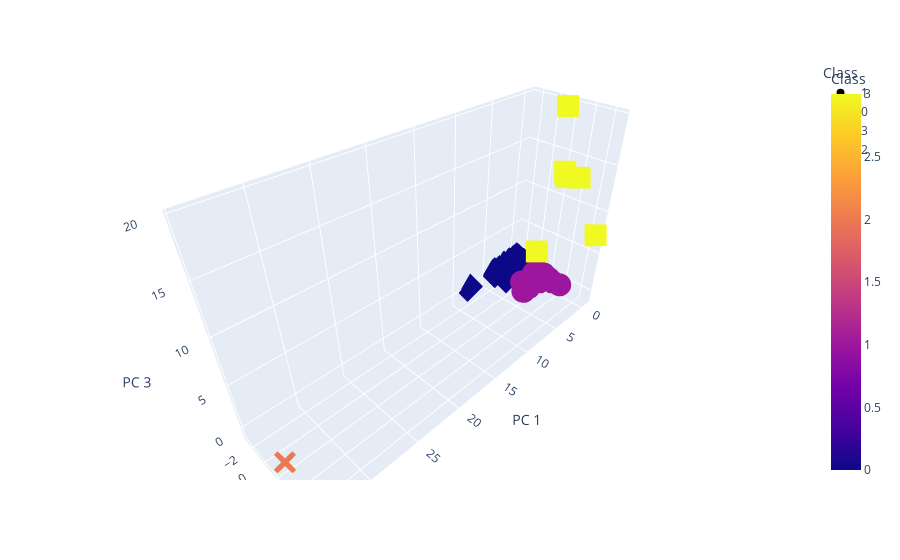

Write notebook code for a chart like this one.
### Markdown cell above
### Deliverable 4: Visualizing Cryptocurrencies Results

#### 3D-Scatter with Clusters

### Code cell
# Creating a 3D-Scatter with the PCA data and the clusters
fig = px.scatter_3d(clustered_df, 
                    x='PC 1',
                    y='PC 2',
                    z='PC 3',
                    symbol='Class',
                    color='Class',
                    hover_name='CoinName',
                    hover_data=['Algorithm'])
fig

### Figure 1 — Plotly figure (JSON) as saved in the notebook; plotly's stock layout.template omitted (floating-point values rounded to 4 significant figures; data arrays with more than 128 entries replaced by an {"elided": "..."} marker saying what was removed)
{"data": [{"customdata": {"elided": "284x1 str values"}, "hovertemplate": "<b>%{hovertext}</b><br><br>Class=%{marker.color}<br>PC 1=%{x}<br>PC 2=%{y}<br>PC 3=%{z}<br>Algorithm=%{customdata[0]}<extra></extra>", "hovertext": {"elided": "284 str values"}, "legendgroup": "1", "marker": {"color": {"elided": "284 int values"}, "coloraxis": "coloraxis", "symbol": "circle"}, "mode": "markers", "name": "1", "scene": "scene", "showlegend": true, "type": "scatter3d", "x": {"elided": "284 float values"}, "y": {"elided": "284 float values"}, "z": {"elided": "284 float values"}}, {"customdata": {"elided": "241x1 str values"}, "hovertemplate": "<b>%{hovertext}</b><br><br>Class=%{marker.color}<br>PC 1=%{x}<br>PC 2=%{y}<br>PC 3=%{z}<br>Algorithm=%{customdata[0]}<extra></extra>", "hovertext": {"elided": "241 str values"}, "legendgroup": "0", "marker": {"color": {"elided": "241 int values"}, "coloraxis": "coloraxis", "symbol": "diamond"}, "mode": "markers", "name": "0", "scene": "scene", "showlegend": true, "type": "scatter3d", "x": {"elided": "241 float values"}, "y": {"elided": "241 float values"}, "z": {"elided": "241 float values"}}, {"customdata": [["VeChainThor Authority"], ["Proof-of-BibleHash"], ["SHA-256 + Hive"], ["Proof-of-Authority"], ["ECC 256K1"], ["Leased POS"]], "hovertemplate": "<b>%{hovertext}</b><br><br>Class=%{marker.color}<br>PC 1=%{x}<br>PC 2=%{y}<br>PC 3=%{z}<br>Algorithm=%{customdata[0]}<extra></extra>", "hovertext": ["Vechain", "BiblePay", "LitecoinCash", "Poa Network", "Acute Angle Cloud", "Waves"], "legendgroup": "3", "marker": {"color": [3, 3, 3, 3, 3, 3], "coloraxis": "coloraxis", "symbol": "square"}, "mode": "markers", "name": "3", "scene": "scene", "showlegend": true, "type": "scatter3d", "x": [4.438, -0.1963, -0.4055, -0.3259, -0.4175, -0.4035], "y": [3.352, 2.508, 6.995, 2.644, 4.101, 1.653], "z": [6.19, 13.29, 7.624, 12.68, 13.08, 19.67]}, {"customdata": [["TRC10"]], "hovertemplate": "<b>%{hovertext}</b><br><br>Class=%{marker.color}<br>PC 1=%{x}<br>PC 2=%{y}<br>PC 3=%{z}<br>Algorithm=%{customdata[0]}<extra></extra>", "hovertext": ["BitTorrent"], "legendgroup": "2", "marker": {"color": [2], "coloraxis": "coloraxis", "symbol": "x"}, "mode": "markers", "name": "2", "scene": "scene", "showlegend": true, "type": "scatter3d", "x": [34.05], "y": [1.59], "z": [-0.9303]}], "layout": {"coloraxis": {"colorbar": {"title": {"text": "Class"}}, "colorscale": [[0, "#0d0887"], [0.1111, "#46039f"], [0.2222, "#7201a8"], [0.3333, "#9c179e"], [0.4444, "#bd3786"], [0.5556, "#d8576b"], [0.6667, "#ed7953"], [0.7778, "#fb9f3a"], [0.8889, "#fdca26"], [1, "#f0f921"]]}, "legend": {"title": {"text": "Class"}, "tracegroupgap": 0}, "margin": {"t": 60}, "scene": {"domain": {"x": [0, 1], "y": [0, 1]}, "xaxis": {"title": {"text": "PC 1"}}, "yaxis": {"title": {"text": "PC 2"}}, "zaxis": {"title": {"text": "PC 3"}}}}}
